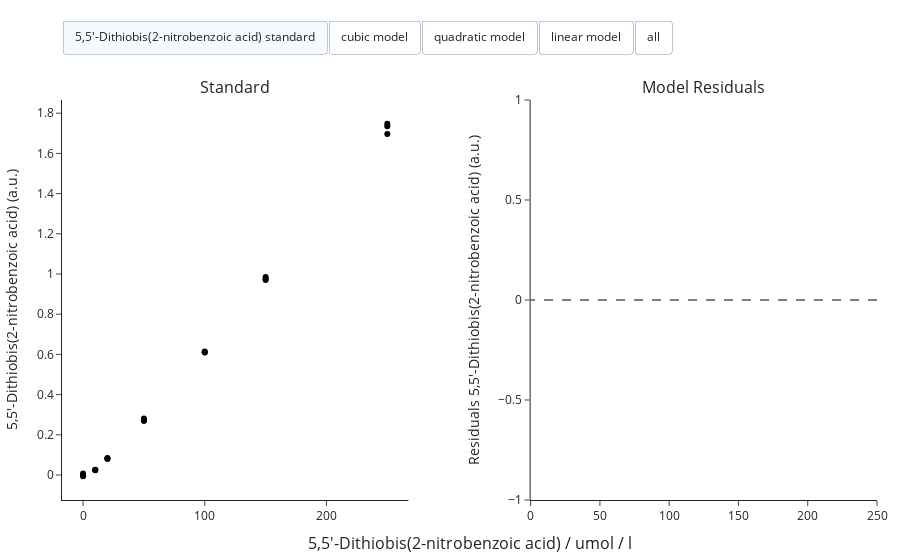

Notebook source saved alongside this figure:
### Markdown cell above
## Create calibration model

__Initialize a calibrator:__

Next a calibration model for later quantification of the detected molecule `TNB` is created. The `get_calibrator` method is used to create a `Calibrator` object, which facilitates the process of creating and choosing a calibration model for a molecule. The method takes the `species` for which the calibration model should be created and the `wavelength` at which the measurements were taken. The `wavelength` is optional as long as only one wavelength was measured. If multiple wavelengths were measured, the `wavelength` argument is required. Furthermore, the `cutoff` can be specified to exclude wells with a measured signal above the defined cutoff from the calibration model. This allows to exclude wells with false signals at the upper detection limit of the plate reader.

The method returns a `Calibrator`. By default the calibrator comes with a linear, quadratic, and cubic calibration model, which do not consider a parameter for the intercept. Thus catering the assumption that the signal at zero concentration is zero, which is the case for correctly blanked data. Optionally, custom calibration models can be added to the calibrator. For further information on how to add custom calibration models, please refer to the [documentation of the calibrator](https://fairchemistry.github.io/CaliPytion/usage/).

__Fit and visualize the calibration models:__

After initializing the calibrator object, the predefined models can be fitted by calling the `fit_models` and `visualize` method. Then, an overview with statistical parameters as well as the fitted calibration models are displayed.

### Code cell
# Initialize the calibrator for TNB
TNB_calibrator = plate.get_calibrator(TNB)

# Fit and visualize the calibration models
TNB_calibrator.fit_models()
TNB_calibrator.visualize()

### Figure 1 — Plotly figure (JSON) as saved in the notebook; plotly's stock layout.template omitted (floating-point values rounded to 4 significant figures)
{"data": [{"customdata": ["5,5'-Dithiobis(2-nitrobenzoic acid) standard"], "hovertemplate": "Signal: %{y:.2f}", "marker": {"color": "#000000"}, "mode": "markers", "name": "Sample 1", "showlegend": false, "type": "scatter", "visible": true, "x": [250], "xaxis": "x", "y": [1.697], "yaxis": "y"}, {"customdata": ["5,5'-Dithiobis(2-nitrobenzoic acid) standard"], "hovertemplate": "Signal: %{y:.2f}", "marker": {"color": "#000000"}, "mode": "markers", "name": "Sample 2", "showlegend": false, "type": "scatter", "visible": true, "x": [150], "xaxis": "x", "y": [0.9846], "yaxis": "y"}, {"customdata": ["5,5'-Dithiobis(2-nitrobenzoic acid) standard"], "hovertemplate": "Signal: %{y:.2f}", "marker": {"color": "#000000"}, "mode": "markers", "name": "Sample 3", "showlegend": false, "type": "scatter", "visible": true, "x": [100], "xaxis": "x", "y": [0.6145], "yaxis": "y"}, {"customdata": ["5,5'-Dithiobis(2-nitrobenzoic acid) standard"], "hovertemplate": "Signal: %{y:.2f}", "marker": {"color": "#000000"}, "mode": "markers", "name": "Sample 4", "showlegend": false, "type": "scatter", "visible": true, "x": [50], "xaxis": "x", "y": [0.2701], "yaxis": "y"}, {"customdata": ["5,5'-Dithiobis(2-nitrobenzoic acid) standard"], "hovertemplate": "Signal: %{y:.2f}", "marker": {"color": "#000000"}, "mode": "markers", "name": "Sample 5", "showlegend": false, "type": "scatter", "visible": true, "x": [20], "xaxis": "x", "y": [0.0804], "yaxis": "y"}, {"customdata": ["5,5'-Dithiobis(2-nitrobenzoic acid) standard"], "hovertemplate": "Signal: %{y:.2f}", "marker": {"color": "#000000"}, "mode": "markers", "name": "Sample 6", "showlegend": false, "type": "scatter", "visible": true, "x": [10], "xaxis": "x", "y": [0.02342], "yaxis": "y"}, {"customdata": ["5,5'-Dithiobis(2-nitrobenzoic acid) standard"], "hovertemplate": "Signal: %{y:.2f}", "marker": {"color": "#000000"}, "mode": "markers", "name": "Sample 7", "showlegend": false, "type": "scatter", "visible": true, "x": [250], "xaxis": "x", "y": [1.735], "yaxis": "y"}, {"customdata": ["5,5'-Dithiobis(2-nitrobenzoic acid) standard"], "hovertemplate": "Signal: %{y:.2f}", "marker": {"color": "#000000"}, "mode": "markers", "name": "Sample 8", "showlegend": false, "type": "scatter", "visible": true, "x": [150], "xaxis": "x", "y": [0.9762], "yaxis": "y"}, {"customdata": ["5,5'-Dithiobis(2-nitrobenzoic acid) standard"], "hovertemplate": "Signal: %{y:.2f}", "marker": {"color": "#000000"}, "mode": "markers", "name": "Sample 9", "showlegend": false, "type": "scatter", "visible": true, "x": [100], "xaxis": "x", "y": [0.6097], "yaxis": "y"}, {"customdata": ["5,5'-Dithiobis(2-nitrobenzoic acid) standard"], "hovertemplate": "Signal: %{y:.2f}", "marker": {"color": "#000000"}, "mode": "markers", "name": "Sample 10", "showlegend": false, "type": "scatter", "visible": true, "x": [50], "xaxis": "x", "y": [0.2695], "yaxis": "y"}, {"customdata": ["5,5'-Dithiobis(2-nitrobenzoic acid) standard"], "hovertemplate": "Signal: %{y:.2f}", "marker": {"color": "#000000"}, "mode": "markers", "name": "Sample 11", "showlegend": false, "type": "scatter", "visible": true, "x": [20], "xaxis": "x", "y": [0.08114], "yaxis": "y"}, {"customdata": ["5,5'-Dithiobis(2-nitrobenzoic acid) standard"], "hovertemplate": "Signal: %{y:.2f}", "marker": {"color": "#000000"}, "mode": "markers", "name": "Sample 12", "showlegend": false, "type": "scatter", "visible": true, "x": [10], "xaxis": "x", "y": [0.02452], "yaxis": "y"}, {"customdata": ["5,5'-Dithiobis(2-nitrobenzoic acid) standard"], "hovertemplate": "Signal: %{y:.2f}", "marker": {"color": "#000000"}, "mode": "markers", "name": "Sample 13", "showlegend": false, "type": "scatter", "visible": true, "x": [250], "xaxis": "x", "y": [1.748], "yaxis": "y"}, {"customdata": ["5,5'-Dithiobis(2-nitrobenzoic acid) standard"], "hovertemplate": "Signal: %{y:.2f}", "marker": {"color": "#000000"}, "mode": "markers", "name": "Sample 14", "showlegend": false, "type": "scatter", "visible": true, "x": [150], "xaxis": "x", "y": [0.9708], "yaxis": "y"}, {"customdata": ["5,5'-Dithiobis(2-nitrobenzoic acid) standard"], "hovertemplate": "Signal: %{y:.2f}", "marker": {"color": "#000000"}, "mode": "markers", "name": "Sample 15", "showlegend": false, "type": "scatter", "visible": true, "x": [100], "xaxis": "x", "y": [0.6105], "yaxis": "y"}, {"customdata": ["5,5'-Dithiobis(2-nitrobenzoic acid) standard"], "hovertemplate": "Signal: %{y:.2f}", "marker": {"color": "#000000"}, "mode": "markers", "name": "Sample 16", "showlegend": false, "type": "scatter", "visible": true, "x": [50], "xaxis": "x", "y": [0.2817], "yaxis": "y"}, {"customdata": ["5,5'-Dithiobis(2-nitrobenzoic acid) standard"], "hovertemplate": "Signal: %{y:.2f}", "marker": {"color": "#000000"}, "mode": "markers", "name": "Sample 17", "showlegend": false, "type": "scatter", "visible": true, "x": [20], "xaxis": "x", "y": [0.08449], "yaxis": "y"}, {"customdata": ["5,5'-Dithiobis(2-nitrobenzoic acid) standard"], "hovertemplate": "Signal: %{y:.2f}", "marker": {"color": "#000000"}, "mode": "markers", "name": "Sample 18", "showlegend": false, "type": "scatter", "visible": true, "x": [10], "xaxis": "x", "y": [0.02576], "yaxis": "y"}, {"customdata": ["5,5'-Dithiobis(2-nitrobenzoic acid) standard"], "hovertemplate": "Signal: %{y:.2f}", "marker": {"color": "#000000"}, "mode": "markers", "name": "Sample 19", "showlegend": false, "type": "scatter", "visible": true, "x": [0], "xaxis": "x", "y": [-0.001011], "yaxis": "y"}, {"customdata": ["5,5'-Dithiobis(2-nitrobenzoic acid) standard"], "hovertemplate": "Signal: %{y:.2f}", "marker": {"color": "#000000"}, "mode": "markers", "name": "Sample 20", "showlegend": false, "type": "scatter", "visible": true, "x": [0], "xaxis": "x", "y": [0.007456], "yaxis": "y"}, {"customdata": ["5,5'-Dithiobis(2-nitrobenzoic acid) standard"], "hovertemplate": "Signal: %{y:.2f}", "marker": {"color": "#000000"}, "mode": "markers", "name": "Sample 21", "showlegend": false, "type": "scatter", "visible": true, "x": [0], "xaxis": "x", "y": [-0.0002392], "yaxis": "y"}, {"customdata": ["5,5'-Dithiobis(2-nitrobenzoic acid) standard"], "hovertemplate": "Signal: %{y:.2f}", "marker": {"color": "#000000"}, "mode": "markers", "name": "Sample 22", "showlegend": false, "type": "scatter", "visible": true, "x": [0], "xaxis": "x", "y": [-0.006206], "yaxis": "y"}, {"customdata": ["cubic model"], "hovertemplate": "Signal: %{y:.2f}", "marker": {"color": "#636EFA"}, "mode": "lines", "name": "cubic model", "type": "scatter", "visible": false, "x": [0, 2.525, 5.051, 7.576, 10.1, 12.63, 15.15, 17.68, 20.2, 22.73, 25.25, 27.78, 30.3, 32.83, 35.35, 37.88, 40.4, 42.93, 45.45, 47.98, 50.51, 53.03, 55.56, 58.08, 60.61, 63.13, 65.66, 68.18, 70.71, 73.23, 75.76, 78.28, 80.81, 83.33, 85.86, 88.38, 90.91, 93.43, 95.96, 98.48, 101.0, 103.5, 106.1, 108.6, 111.1, 113.6, 116.2, 118.7, 121.2, 123.7, 126.3, 128.8, 131.3, 133.8, 136.4, 138.9, 141.4, 143.9, 146.5, 149.0, 151.5, 154.0, 156.6, 159.1, 161.6, 164.1, 166.7, 169.2, 171.7, 174.2, 176.8, 179.3, 181.8, 184.3, 186.9, 189.4, 191.9, 194.4, 197.0, 199.5, 202.0, 204.5, 207.1, 209.6, 212.1, 214.6, 217.2, 219.7, 222.2, 224.7, 227.3, 229.8, 232.3, 234.8, 237.4, 239.9, 242.4, 244.9, 247.5, 250], "xaxis": "x", "y": [0, 0.01105, 0.02238, 0.03397, 0.04583, 0.05795, 0.07033, 0.08295, 0.09582, 0.1089, 0.1223, 0.1359, 0.1497, 0.1637, 0.178, 0.1925, 0.2072, 0.2221, 0.2372, 0.2525, 0.2679, 0.2836, 0.2995, 0.3155, 0.3318, 0.3482, 0.3647, 0.3814, 0.3983, 0.4154, 0.4326, 0.4499, 0.4674, 0.485, 0.5027, 0.5206, 0.5386, 0.5567, 0.575, 0.5933, 0.6118, 0.6303, 0.649, 0.6677, 0.6865, 0.7055, 0.7245, 0.7435, 0.7627, 0.7819, 0.8012, 0.8205, 0.8399, 0.8593, 0.8788, 0.8983, 0.9179, 0.9374, 0.9571, 0.9767, 0.9963, 1.016, 1.036, 1.055, 1.075, 1.095, 1.114, 1.134, 1.154, 1.173, 1.193, 1.213, 1.232, 1.252, 1.271, 1.29, 1.31, 1.329, 1.348, 1.368, 1.387, 1.406, 1.425, 1.443, 1.462, 1.481, 1.5, 1.518, 1.536, 1.555, 1.573, 1.591, 1.609, 1.627, 1.644, 1.662, 1.679, 1.697, 1.714, 1.731], "yaxis": "y"}, {"customdata": ["cubic model"], "hoverinfo": "skip", "hovertemplate": "Signal: %{y:.2f}", "marker": {"color": "#636EFA"}, "mode": "markers", "name": "Residuals", "type": "scatter", "visible": false, "x": [250, 150, 100, 50, 20, 10, 250, 150, 100, 50, 20, 10, 250, 150, 100, 50, 20, 10, 0, 0, 0, 0], "xaxis": "x2", "y": [0.03362, -8.054e-05, -0.01017, -0.005237, 0.01439, 0.02193, -0.004224, 0.008335, -0.005342, -0.004713, 0.01364, 0.02083, -0.01694, 0.01377, -0.006109, -0.01687, 0.01029, 0.0196, 0.001011, -0.007456, 0.0002392, 0.006206], "yaxis": "y2"}, {"customdata": ["cubic model"], "hovertemplate": "Signal: %{y:.2f}", "line": {"color": "grey", "dash": "dash", "width": 2}, "showlegend": false, "type": "scatter", "visible": true, "x": [250, 150, 100, 50, 20, 10, 250, 150, 100, 50, 20, 10, 250, 150, 100, 50, 20, 10, 0, 0, 0, 0], "xaxis": "x2", "y": [0, 0, 0, 0, 0, 0, 0, 0, 0, 0, 0, 0, 0, 0, 0, 0, 0, 0, 0, 0, 0, 0], "yaxis": "y2"}, {"customdata": ["quadratic model"], "hovertemplate": "Signal: %{y:.2f}", "marker": {"color": "#EF553B"}, "mode": "lines", "name": "quadratic model", "type": "scatter", "visible": false, "x": [0, 2.525, 5.051, 7.576, 10.1, 12.63, 15.15, 17.68, 20.2, 22.73, 25.25, 27.78, 30.3, 32.83, 35.35, 37.88, 40.4, 42.93, 45.45, 47.98, 50.51, 53.03, 55.56, 58.08, 60.61, 63.13, 65.66, 68.18, 70.71, 73.23, 75.76, 78.28, 80.81, 83.33, 85.86, 88.38, 90.91, 93.43, 95.96, 98.48, 101.0, 103.5, 106.1, 108.6, 111.1, 113.6, 116.2, 118.7, 121.2, 123.7, 126.3, 128.8, 131.3, 133.8, 136.4, 138.9, 141.4, 143.9, 146.5, 149.0, 151.5, 154.0, 156.6, 159.1, 161.6, 164.1, 166.7, 169.2, 171.7, 174.2, 176.8, 179.3, 181.8, 184.3, 186.9, 189.4, 191.9, 194.4, 197.0, 199.5, 202.0, 204.5, 207.1, 209.6, 212.1, 214.6, 217.2, 219.7, 222.2, 224.7, 227.3, 229.8, 232.3, 234.8, 237.4, 239.9, 242.4, 244.9, 247.5, 250], "xaxis": "x", "y": [-0.0221, -0.007176, 0.007803, 0.02284, 0.03793, 0.05308, 0.06829, 0.08355, 0.09887, 0.1142, 0.1297, 0.1452, 0.1607, 0.1763, 0.192, 0.2077, 0.2235, 0.2393, 0.2552, 0.2711, 0.2871, 0.3032, 0.3193, 0.3355, 0.3517, 0.368, 0.3844, 0.4008, 0.4172, 0.4337, 0.4503, 0.4669, 0.4836, 0.5004, 0.5172, 0.534, 0.5509, 0.5679, 0.5849, 0.602, 0.6191, 0.6363, 0.6536, 0.6709, 0.6883, 0.7057, 0.7232, 0.7407, 0.7583, 0.776, 0.7937, 0.8114, 0.8292, 0.8471, 0.8651, 0.8831, 0.9011, 0.9192, 0.9374, 0.9556, 0.9739, 0.9922, 1.011, 1.029, 1.048, 1.066, 1.085, 1.103, 1.122, 1.141, 1.16, 1.179, 1.198, 1.217, 1.236, 1.255, 1.274, 1.293, 1.313, 1.332, 1.351, 1.371, 1.39, 1.41, 1.43, 1.449, 1.469, 1.489, 1.509, 1.529, 1.549, 1.569, 1.589, 1.609, 1.629, 1.649, 1.67, 1.69, 1.711, 1.731], "yaxis": "y"}, {"customdata": ["quadratic model"], "hoverinfo": "skip", "hovertemplate": "Signal: %{y:.2f}", "marker": {"color": "#EF553B"}, "mode": "markers", "name": "Residuals", "type": "scatter", "visible": false, "x": [250, 150, 100, 50, 20, 10, 250, 150, 100, 50, 20, 10, 250, 150, 100, 50, 20, 10, 0, 0, 0, 0], "xaxis": "x2", "y": [0.034, -0.02174, -0.002257, 0.01388, 0.01725, 0.01391, -0.00384, -0.01332, 0.002567, 0.0144, 0.0165, 0.0128, -0.01656, -0.007885, 0.0018, 0.00225, 0.01315, 0.01157, -0.02109, -0.02955, -0.02186, -0.01589], "yaxis": "y2"}, {"customdata": ["quadratic model"], "hovertemplate": "Signal: %{y:.2f}", "line": {"color": "grey", "dash": "dash", "width": 2}, "showlegend": false, "type": "scatter", "visible": true, "x": [250, 150, 100, 50, 20, 10, 250, 150, 100, 50, 20, 10, 250, 150, 100, 50, 20, 10, 0, 0, 0, 0], "xaxis": "x2", "y": [0, 0, 0, 0, 0, 0, 0, 0, 0, 0, 0, 0, 0, 0, 0, 0, 0, 0, 0, 0, 0, 0], "yaxis": "y2"}, {"customdata": ["linear model"], "hovertemplate": "Signal: %{y:.2f}", "marker": {"color": "#00CC96"}, "mode": "lines", "name": "linear model", "type": "scatter", "visible": false, "x": [0, 2.525, 5.051, 7.576, 10.1, 12.63, 15.15, 17.68, 20.2, 22.73, 25.25, 27.78, 30.3, 32.83, 35.35, 37.88, 40.4, 42.93, 45.45, 47.98, 50.51, 53.03, 55.56, 58.08, 60.61, 63.13, 65.66, 68.18, 70.71, 73.23, 75.76, 78.28, 80.81, 83.33, 85.86, 88.38, 90.91, 93.43, 95.96, 98.48, 101.0, 103.5, 106.1, 108.6, 111.1, 113.6, 116.2, 118.7, 121.2, 123.7, 126.3, 128.8, 131.3, 133.8, 136.4, 138.9, 141.4, 143.9, 146.5, 149.0, 151.5, 154.0, 156.6, 159.1, 161.6, 164.1, 166.7, 169.2, 171.7, 174.2, 176.8, 179.3, 181.8, 184.3, 186.9, 189.4, 191.9, 194.4, 197.0, 199.5, 202.0, 204.5, 207.1, 209.6, 212.1, 214.6, 217.2, 219.7, 222.2, 224.7, 227.3, 229.8, 232.3, 234.8, 237.4, 239.9, 242.4, 244.9, 247.5, 250], "xaxis": "x", "y": [0, 0.01688, 0.03375, 0.05063, 0.06751, 0.08438, 0.1013, 0.1181, 0.135, 0.1519, 0.1688, 0.1856, 0.2025, 0.2194, 0.2363, 0.2531, 0.27, 0.2869, 0.3038, 0.3206, 0.3375, 0.3544, 0.3713, 0.3882, 0.405, 0.4219, 0.4388, 0.4557, 0.4725, 0.4894, 0.5063, 0.5232, 0.54, 0.5569, 0.5738, 0.5907, 0.6075, 0.6244, 0.6413, 0.6582, 0.6751, 0.6919, 0.7088, 0.7257, 0.7426, 0.7594, 0.7763, 0.7932, 0.8101, 0.8269, 0.8438, 0.8607, 0.8776, 0.8944, 0.9113, 0.9282, 0.9451, 0.9619, 0.9788, 0.9957, 1.013, 1.029, 1.046, 1.063, 1.08, 1.097, 1.114, 1.131, 1.148, 1.164, 1.181, 1.198, 1.215, 1.232, 1.249, 1.266, 1.283, 1.299, 1.316, 1.333, 1.35, 1.367, 1.384, 1.401, 1.418, 1.434, 1.451, 1.468, 1.485, 1.502, 1.519, 1.536, 1.553, 1.569, 1.586, 1.603, 1.62, 1.637, 1.654, 1.671], "yaxis": "y"}, {"customdata": ["linear model"], "hoverinfo": "skip", "hovertemplate": "Signal: %{y:.2f}", "marker": {"color": "#00CC96"}, "mode": "markers", "name": "Residuals", "type": "scatter", "visible": false, "x": [250, 150, 100, 50, 20, 10, 250, 150, 100, 50, 20, 10, 250, 150, 100, 50, 20, 10, 0, 0, 0, 0], "xaxis": "x2", "y": [-0.02627, 0.01782, 0.05377, 0.06409, 0.05326, 0.04341, -0.06411, 0.02623, 0.05859, 0.06461, 0.05252, 0.04231, -0.07683, 0.03167, 0.05783, 0.05246, 0.04917, 0.04107, 0.001011, -0.007456, 0.0002392, 0.006206], "yaxis": "y2"}, {"customdata": ["linear model"], "hovertemplate": "Signal: %{y:.2f}", "line": {"color": "grey", "dash": "dash", "width": 2}, "showlegend": false, "type": "scatter", "visible": true, "x": [250, 150, 100, 50, 20, 10, 250, 150, 100, 50, 20, 10, 250, 150, 100, 50, 20, 10, 0, 0, 0, 0], "xaxis": "x2", "y": [0, 0, 0, 0, 0, 0, 0, 0, 0, 0, 0, 0, 0, 0, 0, 0, 0, 0, 0, 0, 0, 0], "yaxis": "y2"}], "layout": {"annotations": [{"font": {"size": 16}, "showarrow": false, "text": "Standard", "x": 0.2125, "xanchor": "center", "xref": "paper", "y": 1, "yanchor": "bottom", "yref": "paper"}, {"font": {"size": 16}, "showarrow": false, "text": "Model Residuals", "x": 0.7875, "xanchor": "center", "xref": "paper", "y": 1, "yanchor": "bottom", "yref": "paper"}, {"font": {"size": 16}, "showarrow": false, "text": "5,5'-Dithiobis(2-nitrobenzoic acid) / umol / l", "x": 0.5, "xanchor": "center", "xref": "paper", "y": 0, "yanchor": "top", "yref": "paper", "yshift": -30}], "margin": {"b": 60, "l": 20, "r": 20, "t": 100}, "updatemenus": [{"active": 0, "buttons": [{"args": [{"visible": [true, true, true, true, true, true, true, true, true, true, true, true, true, true, true, true, true, true, true, true, true, true, false, false, false, false, false, false, false, false, false]}], "label": "5,5'-Dithiobis(2-nitrobenzoic acid) standard", "method": "update"}, {"args": [{"title": "cubic model", "visible": [true, true, true, true, true, true, true, true, true, true, true, true, true, true, true, true, true, true, true, true, true, true, true, true, true, false, false, false, false, false, false]}], "label": "cubic model", "method": "update"}, {"args": [{"title": "quadratic model", "visible": [true, true, true, true, true, true, true, true, true, true, true, true, true, true, true, true, true, true, true, true, true, true, false, false, false, true, true, true, false, false, false]}], "label": "quadratic model", "method": "update"}, {"args": [{"title": "linear model", "visible": [true, true, true, true, true, true, true, true, true, true, true, true, true, true, true, true, true, true, true, true, true, true, false, false, false, false, false, false, true, true, true]}], "label": "linear model", "method": "update"}, {"args": [{"visible": [true, true, true, true, true, true, true, true, true, true, true, true, true, true, true, true, true, true, true, true, true, true, true, true, true, true, true, true, true, true, true]}], "label": "all", "method": "update"}], "direction": "right", "type": "buttons", "x": 0, "xanchor": "left", "y": 1.2, "yanchor": "top"}], "xaxis": {"anchor": "y", "domain": [0, 0.425]}, "xaxis2": {"anchor": "y2", "domain": [0.575, 1]}, "yaxis": {"anchor": "x", "domain": [0, 1], "title": {"text": "5,5'-Dithiobis(2-nitrobenzoic acid) (a.u.)"}}, "yaxis2": {"anchor": "x2", "domain": [0, 1], "title": {"text": "Residuals 5,5'-Dithiobis(2-nitrobenzoic acid) (a.u.)"}}}}
